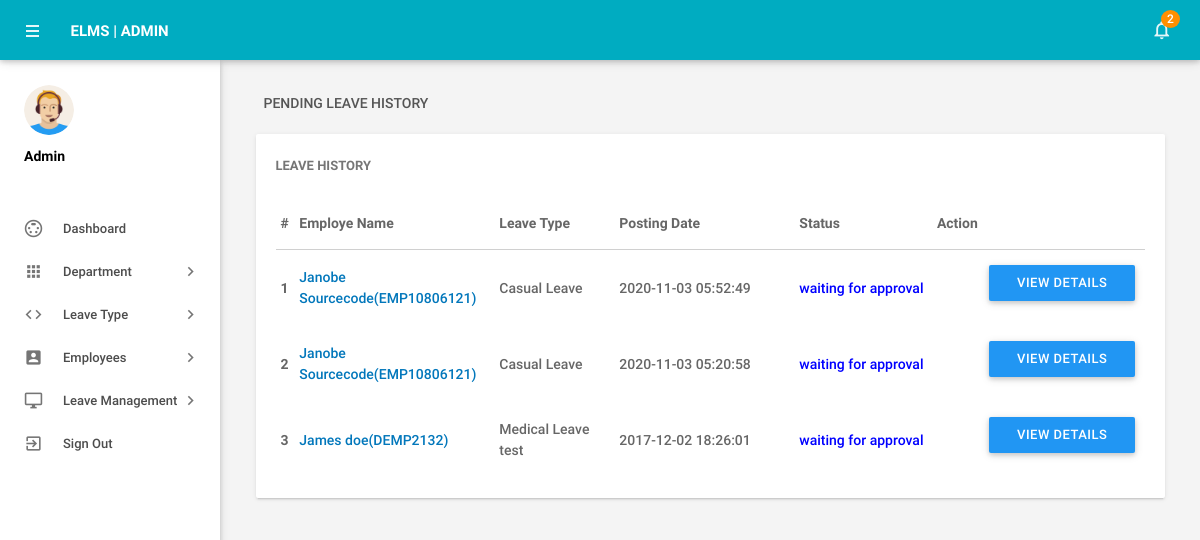
The app's page /admin/pending-leavehistory.php (signed in), older data.
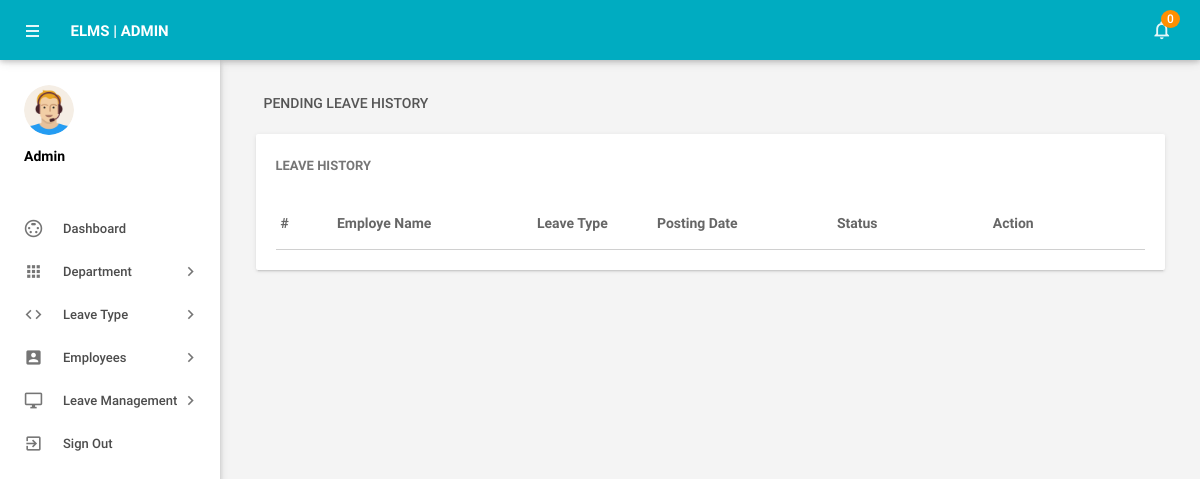
The same page, newer data.
### tables this page shows
CREATE TABLE `tblleaves` (
  `id` int(11) NOT NULL,
  `LeaveType` varchar(110) NOT NULL,
  `ToDate` varchar(120) NOT NULL,
  `FromDate` varchar(120) NOT NULL,
  `Description` mediumtext NOT NULL,
  `PostingDate` timestamp NOT NULL DEFAULT current_timestamp(),
  `AdminRemark` mediumtext DEFAULT NULL,
  `AdminRemarkDate` varchar(120) DEFAULT NULL,
  `Status` int(1) NOT NULL,
  `IsRead` int(1) NOT NULL,
  `empid` int(11) DEFAULT NULL
);

CREATE TABLE `tblemployees` (
  `id` int(11) NOT NULL,
  `EmpId` varchar(100) NOT NULL,
  `FirstName` varchar(150) NOT NULL,
  `LastName` varchar(150) NOT NULL,
  `EmailId` varchar(200) NOT NULL,
  `Password` varchar(180) NOT NULL,
  `Gender` varchar(100) NOT NULL,
  `Dob` varchar(100) NOT NULL,
  `Department` varchar(255) NOT NULL,
  `Address` varchar(255) NOT NULL,
  `City` varchar(200) NOT NULL,
  `Country` varchar(150) NOT NULL,
  `Phonenumber` char(11) NOT NULL,
  `Status` int(1) NOT NULL,
  `RegDate` timestamp NOT NULL DEFAULT current_timestamp()
);

### admin/pending-leavehistory.php (the view, shortened to what the changed rows need)
<?php
include('includes/config.php');
if(strlen($_SESSION['alogin'])==0)
    {
header('location:index.php');
}
else{
 ?>
<!DOCTYPE html>
<html lang="en">
    <head>
        <link type="text/css" rel="stylesheet" href="../assets/plugins/materialize/css/materialize.min.css"/>
        <link href="../assets/plugins/material-preloader/css/materialPreloader.min.css" rel="stylesheet">
        <link href="../assets/plugins/datatables/css/jquery.dataTables.min.css" rel="stylesheet">
                <link href="../assets/plugins/google-code-prettify/prettify.css" rel="stylesheet" type="text/css"/>
        <link href="../assets/css/alpha.min.css" rel="stylesheet" type="text/css"/>
        <link href="../assets/css/custom.css" rel="stylesheet" type="text/css"/>
    </head>
    <body>
       <?php include('includes/header.php');?>
       <?php include('includes/sidebar.php');?>
            <main class="mn-inner">
                <div class="row">
                    <div class="col s12">
                        <div class="page-title">Pending Leave History</div>
                    </div>
                    <div class="col s12 m12 l12">
                        <div class="card">
                            <div class="card-content">
                                <span class="card-title">Leave History</span>
                                <table id="example" class="display responsive-table ">
                                    <thead>
                                        <tr>
                                            <th>#</th>
                                            <th width="200">Employe Name</th>
                                            <th width="120">Leave Type</th>
                                             <th width="180">Posting Date</th>
                                            <th>Status</th>
                                            <th align="center">Action</th>
                                        </tr>
                                    </thead>
                                    <tbody>
<?php
$status=0;
$sql = "SELECT tblleaves.id as lid,tblemployees.FirstName,tblemployees.LastName,tblemployees.EmpId,tblemployees.id,tblleaves.LeaveType,tblleaves.PostingDate,tblleaves.Status from tblleaves join tblemployees on tblleaves.empid=tblemployees.id where tblleaves.Status=:status order by lid desc";
$query = $dbh -> prepare($sql);
$query->bindParam(':status',$status,PDO::PARAM_STR);
$query->execute();
$results=$query->fetchAll(PDO::FETCH_OBJ);
$cnt=1;
if($query->rowCount() > 0)
{
foreach($results as $result)
{
      ?>
                                        <tr>
                                            <td> <b><?php echo htmlentities($cnt);?></b></td>
                                              <td><a href="editemployee.php?empid=<?php echo htmlentities($result->id);?>" target="_blank"><?php echo htmlentities($result->FirstName." ".$result->LastName);?>(<?php echo htmlentities($result->EmpId);?>)</a></td>
                                            <td><?php echo htmlentities($result->LeaveType);?></td>
                                            <td><?php echo htmlentities($result->PostingDate);?></td>
                                                                       <td><?php $stats=$result->Status;
if($stats==1){
                                             ?>
                                                 <span style="color: green">Approved</span>
                                                 <?php } if($stats==2)  { ?>
                                                <span style="color: red">Not Approved</span>
                                                 <?php } if($stats==0)  { ?>
 <span style="color: blue">waiting for approval</span>
 <?php } ?>
                                             </td>
          <td>
           <td><a href="leave-details.php?leaveid=<?php echo htmlentities($result->lid);?>" class="waves-effect waves-light btn blue m-b-xs"  > View Details</a></td>
                                    </tr>
                                         <?php $cnt++;} }?>
                                    </tbody>
                                </table>
                            </div>
                        </div>
                    </div>
                </div>
            </main>
        </div>
        <div class="left-sidebar-hover"></div>
    </body>
</html>
<?php } ?>

### admin/includes/header.php (shortened to what the changed rows need)
        <div class="mn-content fixed-sidebar">
            <header class="mn-header navbar-fixed">
                <nav class="cyan darken-1">
                    <div class="nav-wrapper row">
                        <section class="material-design-hamburger navigation-toggle">
                            <a href="#" data-activates="slide-out" class="button-collapse show-on-large material-design-hamburger__icon">
                                <span class="material-design-hamburger__layer"></span>
                            </a>
                        </section>
                        <div class="header-title col s3">
                            <span class="chapter-title">ELMS | Admin</span>
                        </div>
                        <ul class="right col s9 m3 nav-right-menu">
                            <li class="hide-on-small-and-down"><a href="javascript:void(0)" data-activates="dropdown1" class="dropdown-button dropdown-right show-on-large"><i class="material-icons">notifications_none</i>
<?php
$isread=0;
$sql = "SELECT id from tblleaves where IsRead=:isread";
$query = $dbh -> prepare($sql);
$query->bindParam(':isread',$isread,PDO::PARAM_STR);
$query->execute();
$unreadcount=$query->rowCount();?>
                                <span class="badge"><?php echo htmlentities($unreadcount);?></span></a></li>
                        </ul>
                    </div>
                </nav>
            </header>

Row changes from the older to the newer data that the page shows:
removed tblleaves: tblemployees.FirstName+LastName "Janobe Sourcecode", tblemployees.EmpId "EMP10806121", LeaveType "Casual Leave", PostingDate "2020-11-03 05:52:49", Status "waiting for approval"
no longer on this page (row edited): tblleaves: tblemployees.FirstName+LastName "Janobe Sourcecode", tblemployees.EmpId "EMP10806121", LeaveType "Casual Leave", PostingDate "2020-11-03 05:20:58", Status "waiting for approval"
removed tblleaves: tblemployees.FirstName+LastName "James doe", tblemployees.EmpId "DEMP2132", LeaveType "Medical Leave test", PostingDate "2017-12-02 18:26:01", Status "waiting for approval"
Text that changed along with them:
$unreadcount: "2" → "0"
